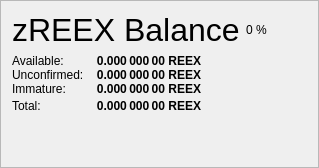
                   <widget class="QFrame" name="frame_ZerocoinBalances">
                    <property name="frameShape">
                     <enum>QFrame::StyledPanel</enum>
                    </property>
                    <property name="frameShadow">
                     <enum>QFrame::Raised</enum>
                    </property>
                    <layout class="QVBoxLayout" name="verticalLayout_7">
                     <item>
                      <layout class="QHBoxLayout" name="horizontalLayout_8" stretch="0,0,0">
                       <item>
                        <widget class="QLabel" name="label_5z_3">
                         <property name="minimumSize">
                          <size>
                           <width>0</width>
                           <height>20</height>
                          </size>
                         </property>
                         <property name="font">
                          <font>
                           <pointsize>24</pointsize>
                           <weight>50</weight>
                           <bold>false</bold>
                          </font>
                         </property>
                         <property name="text">
                          <string>zREEX Balance</string>
                         </property>
                        </widget>
                       </item>
                       <item>
                        <widget class="QLabel" name="labelzREEXPercent">
                         <property name="text">
                          <string notr="true">0 %</string>
                         </property>
                        </widget>
                       </item>
                       <item>
                        <spacer name="horizontalSpacer_11">
                         <property name="orientation">
                          <enum>Qt::Horizontal</enum>
                         </property>
                         <property name="sizeHint" stdset="0">
                          <size>
                           <width>40</width>
                           <height>20</height>
                          </size>
                         </property>
                        </spacer>
                       </item>
                      </layout>
                     </item>
                     <item>
                      <layout class="QGridLayout" name="gridLayout_5">
                       <property name="horizontalSpacing">
                        <number>12</number>
                       </property>
                       <property name="verticalSpacing">
                        <number>0</number>
                       </property>
                       <item row="1" column="0">
                        <widget class="QLabel" name="labelzBalanceMatureText">
                         <property name="toolTip">
                          <string>Mature: more than 20 confirmation and more than 1 mint of the same denomination after it was minted.
These zREEX are spendable.</string>
                         </property>
                         <property name="text">
                          <string>Available:</string>
                         </property>
                        </widget>
                       </item>
                       <item row="1" column="1">
                        <widget class="QLabel" name="labelzBalanceMature">
                         <property name="font">
                          <font>
                           <weight>75</weight>
                           <bold>true</bold>
                          </font>
                         </property>
                         <property name="toolTip">
                          <string>Mature: more than 20 confirmation and more than 1 mint of the same denomination after it was minted.
These zREEX are spendable.</string>
                         </property>
                         <property name="text">
                          <string notr="true">0.000 000 00 REEX</string>
                         </property>
                         <property name="alignment">
                          <set>Qt::AlignRight|Qt::AlignTrailing|Qt::AlignVCenter</set>
                         </property>
                        </widget>
                       </item>
                       <item row="2" column="0">
                        <widget class="QLabel" name="labelzBalanceUnconfirmedText">
                         <property name="toolTip">
                          <string>Unconfirmed: less than 20 confirmations
Immature: confirmed, but less than 3 mints of the same denomination after it was minted</string>
                         </property>
                         <property name="text">
                          <string>Unconfirmed:</string>
                         </property>
                        </widget>
                       </item>
                       <item row="2" column="1">
                        <widget class="QLabel" name="labelzBalanceUnconfirmed">
                         <property name="font">
                          <font>
                           <weight>75</weight>
                           <bold>true</bold>
                          </font>
                         </property>
                         <property name="toolTip">
                          <string>Unconfirmed: less than 20 confirmations
Immature: confirmed, but less than 3 mints of the same denomination after it was minted</string>
                         </property>
                         <property name="text">
                          <string notr="true">0.000 000 00 REEX</string>
                         </property>
                         <property name="alignment">
                          <set>Qt::AlignRight|Qt::AlignTrailing|Qt::AlignVCenter</set>
                         </property>
                        </widget>
                       </item>
                       <item row="3" column="0">
                        <widget class="QLabel" name="labelzBalanceImmatureText">
                         <property name="toolTip">
                          <string>Unconfirmed: less than 20 confirmations
Immature: confirmed, but less than 3 mints of the same denomination after it was minted</string>
                         </property>
                         <property name="text">
                          <string>Immature:</string>
                         </property>
                        </widget>
                       </item>
                       <item row="3" column="1">
                        <widget class="QLabel" name="labelzBalanceImmature">
                         <property name="font">
                          <font>
                           <weight>75</weight>
                           <bold>true</bold>
                          </font>
                         </property>
                         <property name="toolTip">
                          <string>Unconfirmed: less than 20 confirmations
Immature: confirmed, but less than 3 mints of the same denomination after it was minted</string>
                         </property>
                         <property name="text">
                          <string notr="true">0.000 000 00 REEX</string>
                         </property>
                         <property name="alignment">
                          <set>Qt::AlignRight|Qt::AlignTrailing|Qt::AlignVCenter</set>
                         </property>
                        </widget>
                       </item>
                       <item row="4" column="0">
                        <widget class="QLabel" name="labelzBalanceText">
                         <property name="toolTip">
                          <string>Your current zREEX balance, unconfirmed and immature zREEX included.</string>
                         </property>
                         <property name="text">
                          <string>Total:</string>
                         </property>
                        </widget>
                       </item>
                       <item row="4" column="1">
                        <widget class="QLabel" name="labelzBalance">
                         <property name="font">
                          <font>
                           <weight>75</weight>
                           <bold>true</bold>
                          </font>
                         </property>
                         <property name="cursor">
                          <cursorShape>IBeamCursor</cursorShape>
                         </property>
                         <property name="toolTip">
                          <string>Your current zREEX balance, unconfirmed and immature zREEX included.</string>
                         </property>
                         <property name="text">
                          <string notr="true">0.000 000 00 REEX</string>
                         </property>
                         <property name="alignment">
                          <set>Qt::AlignRight|Qt::AlignTrailing|Qt::AlignVCenter</set>
                         </property>
                         <property name="textInteractionFlags">
                          <set>Qt::LinksAccessibleByMouse|Qt::TextSelectableByKeyboard|Qt::TextSelectableByMouse</set>
                         </property>
                        </widget>
                       </item>
                       <item row="4" column="2">
                        <spacer name="horizontalSpacer_4">
                         <property name="orientation">
                          <enum>Qt::Horizontal</enum>
                         </property>
                         <property name="sizeHint" stdset="0">
                          <size>
                           <width>40</width>
                           <height>20</height>
                          </size>
                         </property>
                        </spacer>
                       </item>
                      </layout>
                     </item>
                     <item>
                      <spacer name="verticalSpacer_4">
                       <property name="orientation">
                        <enum>Qt::Vertical</enum>
                       </property>
                       <property name="sizeHint" stdset="0">
                        <size>
                         <width>20</width>
                         <height>40</height>
                        </size>
                       </property>
                      </spacer>
                     </item>
                    </layout>
                   </widget>
